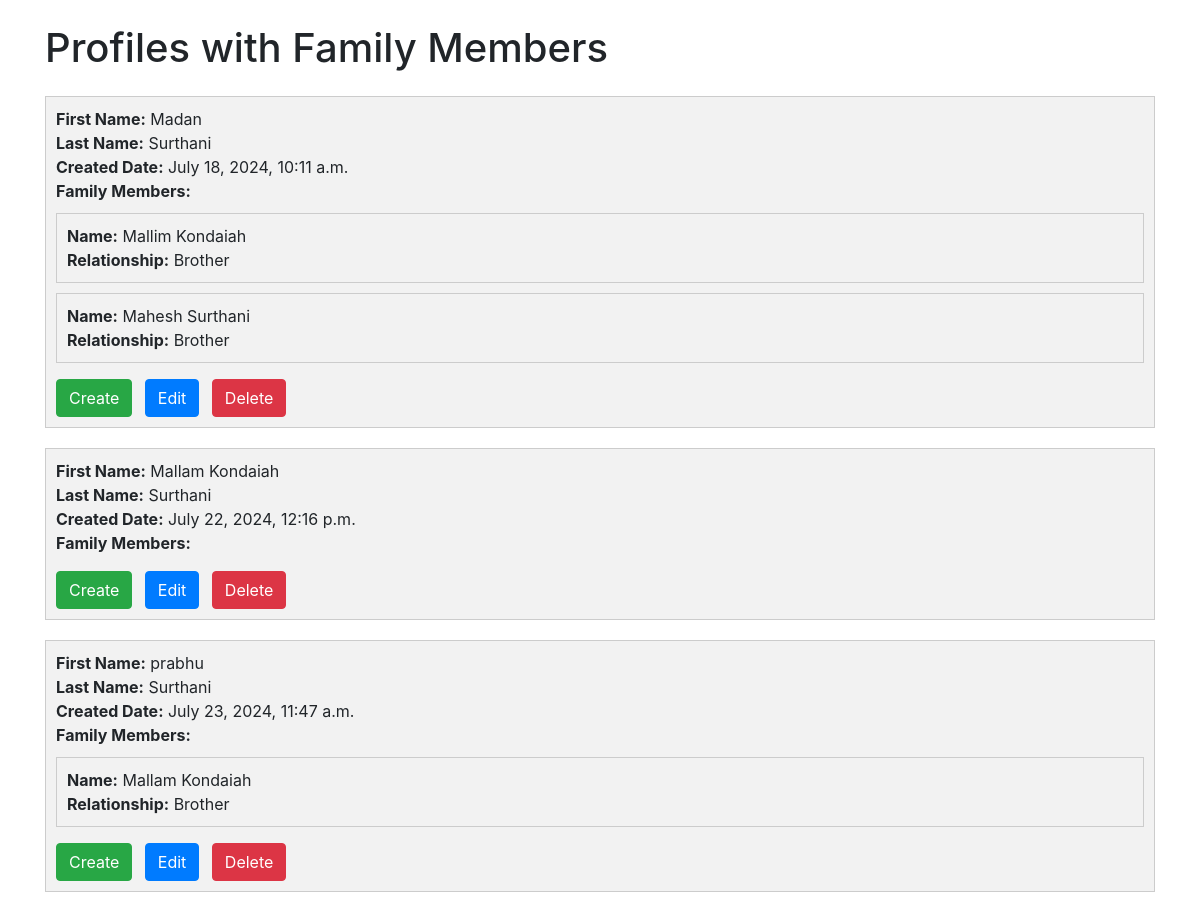
/inline/view_profiles, run on the app's committed database.
### inline/models.py (models this page shows)
class Profile(models.Model):
    first_name = models.CharField(max_length=100)
    last_name = models.CharField(max_length=100)
    created_date = models.DateTimeField(default=timezone.now)

class FamilyMember(models.Model):
    profile = models.ForeignKey(Profile,on_delete=models.CASCADE)
    name = models.CharField(max_length=100)
    relationship = models.CharField(max_length=100)

### inline/views.py (the view)
# urls.py: path('view_profiles',views.view_profiles,name='view_profiles_with_family_members'),
def view_profiles (request):
    profiles = Profile.objects.all().prefetch_related('familymember_set')
    return render(request, 'inline/profiles1_with_family_members.html', {'profiles': profiles})

### inline/templates/inline/profiles1_with_family_members.html (shortened to what this page needs)
<!DOCTYPE html>
<html lang="en">
<head>
    <link href="https://stackpath.bootstrapcdn.com/bootstrap/4.5.2/css/bootstrap.min.css" rel="stylesheet">
</head>
<body>
    <div class="container">
        <h1 class="mt-4 mb-4">Profiles with Family Members</h1>
        {% for profile in profiles %}
            <div class="profile-container">
                <div class="field-container">
                    <strong>First Name:</strong> {{ profile.first_name }}
                </div>
                <div class="field-container">
                    <strong>Last Name:</strong> {{ profile.last_name }}
                </div>
                <div class="field-container">
                    <strong>Created Date:</strong> {{ profile.created_date }}
                </div>
                <div class="field-container">
                    <strong>Family Members:</strong>
                    <ul class="list-unstyled">
                        {% for family_member in profile.familymember_set.all %}
                            <li class="family-member-container">
                                <strong>Name:</strong> {{ family_member.name }}<br>
                                <strong>Relationship:</strong> {{ family_member.relationship }}
                            </li>
                        {% endfor %}
                    </ul>
                </div>
                <div class="mt-3">
                    <a href="{% url 'profile_create' %}" class="btn btn-success mr-2">Create</a>
                    <a href="" class="btn btn-primary mr-2">Edit</a>
                    <a href="" class="btn btn-danger">Delete</a>
                </div>
            </div>
        {% endfor %}
    </div>
</body>
</html>

### inline/templates/inline/profiles1_with_family_members.html (style rules this page uses)
.profile-container { margin-bottom: 20px; border: 1px solid #ccc; padding: 10px; background-color: #f2f2f2; }
.family-member-container { margin-top: 10px; border: 1px solid #ccc; padding: 10px; background-color: #f2f2f2; }

### data on the page
Profile: first_name "Madan", last_name "Surthani", created_date "July 18, 2024, 10:11 a.m."
FamilyMember: name "Mallim Kondaiah", relationship "Brother"
FamilyMember: name "Mahesh Surthani", relationship "Brother"
Profile: first_name "Mallam Kondaiah", last_name "Surthani", created_date "July 22, 2024, 12:16 p.m."
Profile: first_name "prabhu", last_name "Surthani", created_date "July 23, 2024, 11:47 a.m."
FamilyMember: name "Mallam Kondaiah", relationship "Brother"
